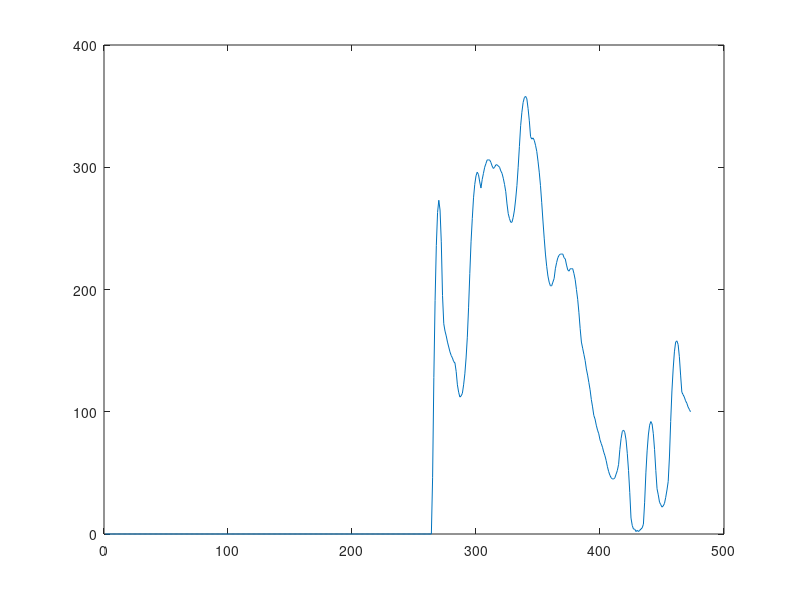
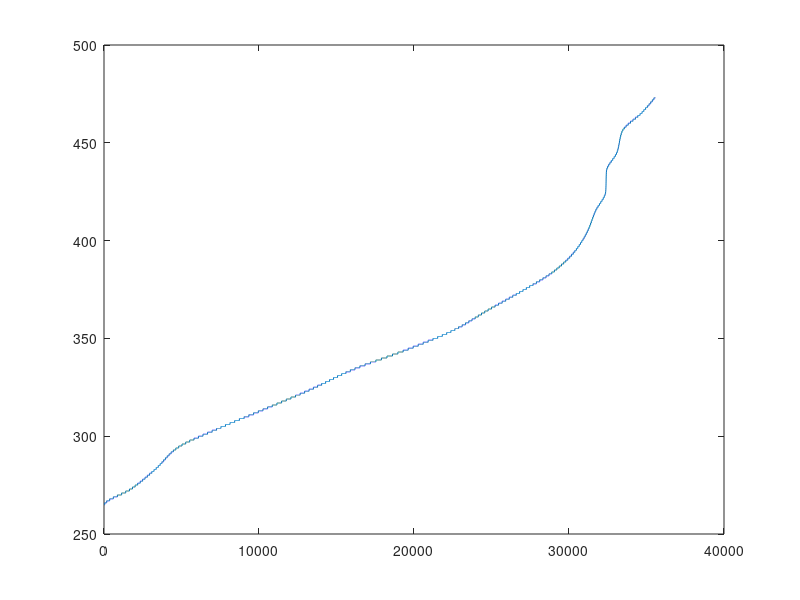
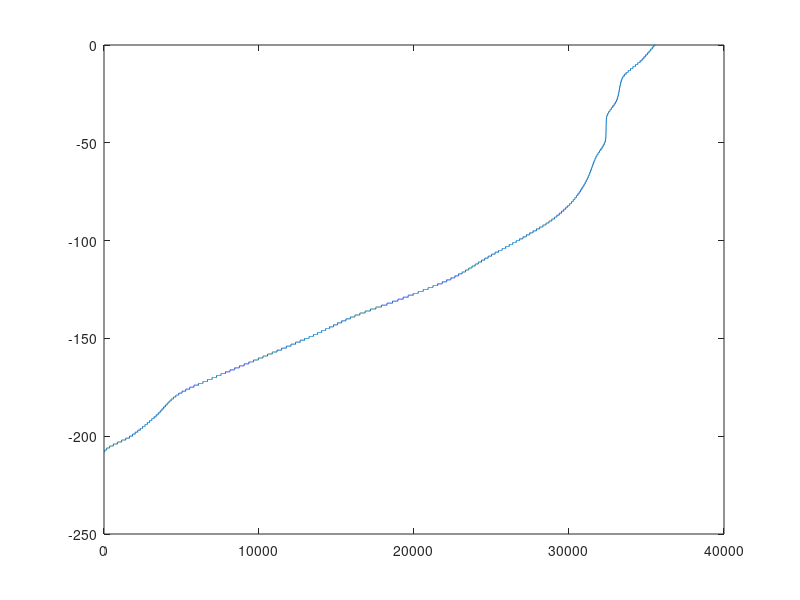

These charts were generated, in order, by the following MATLAB code:
% Script for creating input data for real time distribution of vaccines
clear; close all
% From digitizing - day - fraction fully vaccinated population pairs
% Starts with 01/01/2021
data_raw = load('boostersUS.txt');
% Scale to Westchester and turn into fractions
data_raw(:,2) = data_raw(:,2)*45.2/max(data_raw(:,2))/100;
% Time offset - max to consider, #day the simulation start from 01/01/2021
del_t = 473;
% Time, days
time_raw = data_raw(:,1);
% Size of New Rochelle
N_NR = 79205;
% Total number of full dose vaccines
data_total_raw = data_raw(:,2)*N_NR;

% Interpolate and generate the data in 1 day intervals
% Trim so it goes 01/01/2021 until 04/19/2022 - inclusive, 04/19 is the
% start of the simulation and it is included in the offsetting
time = 1:del_t;
data_total = round(pchip(time_raw, data_total_raw, time));

% Plots of totals
plot(time, data_total)
plot(time, data_total/N_NR)

% New full doses in a day
data_day = [data_total(1), data_total(2:end)-data_total(1:end-1)];
figure(1), plot(time, data_day)

% Generate an array of times x #vaccines per day
ind = 1;
for id = 1:length(data_day)
    for jd = 1:data_day(id)
        output(ind) = time(id);
        ind = ind + 1;
    end
end

figure(2), plot(output)

offsets = (output - del_t)';
min(offsets)
max(offsets)

figure(3), plot(offsets)

save('booster_times_NR.txt', 'offsets', '-ascii')
